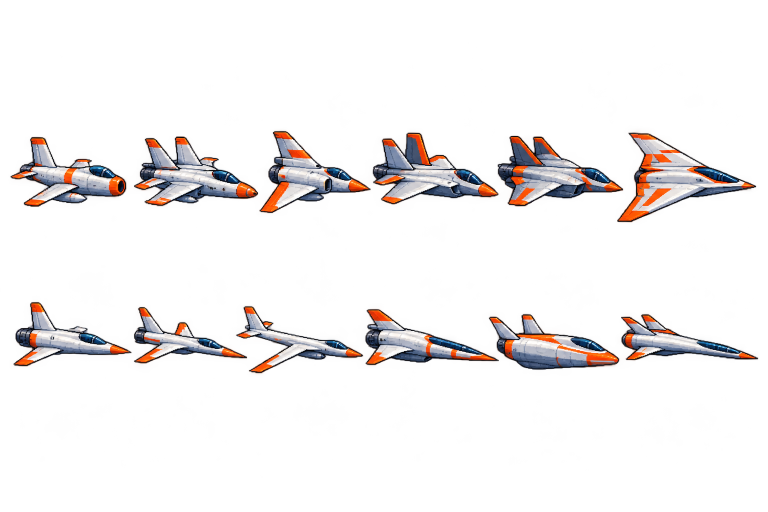
#> input picture art/raw/high_aircraft_sheet.png, 1536 x 1024 px, given as the content of the folder ../../art/raw/high_aircraft_sheet.png, which was not available (shown at 1/2 size)
$ python to_webp.py ../../art/raw/high_aircraft_sheet.png
#> lines starting #> are read from the running program, lines starting #| are printed output that depends on the picture; after the words box and inside, x2 and y2 are one past the last pixel; in counts of white or black regions, pixels touching at a corner belong together
"""PNG -> WebP без потерь (те же пиксели), исходный PNG удаляется. Проверка: декодированный WebP совпадает с PNG.
argv: dir1 [dir2 ...]"""
import io
import sys
from pathlib import Path

import numpy as np
from PIL import Image

total_png = total_webp = 0
for d in sys.argv[1:]:
    for p in sorted(Path(d).glob('*.png')):
        im = Image.open(p).convert('RGBA')
#> im is the input picture: PIL image 1536x1024 RGBA; mean R, G, B, A 54.8, 42.7, 40.3, 28.5
        out = p.with_suffix('.webp')
        im.save(out, 'WEBP', lossless=True, quality=80, method=4, exact=True)
        back = np.asarray(Image.open(out).convert('RGBA'))
        src = np.asarray(im)
        # прозрачные пиксели могут потерять цвет — сравниваем по видимым
        vis = src[..., 3] > 0
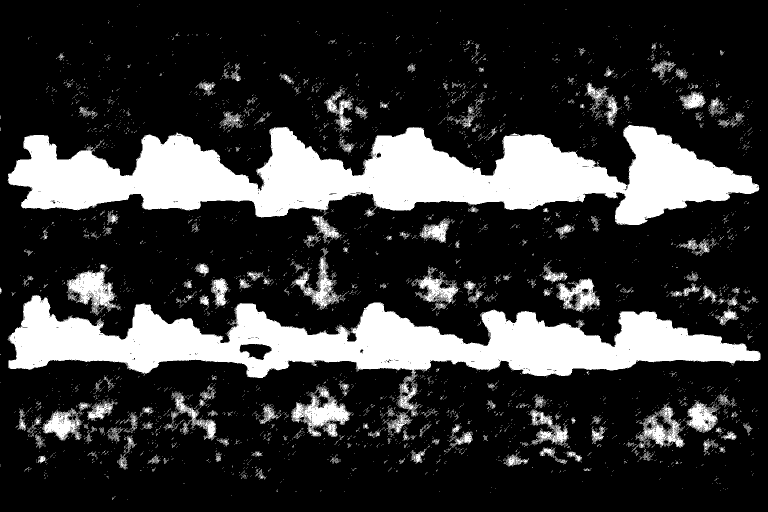
#> vis: shape (1024, 1536) bool (shown at 1/2 size); 21.8% white; 9811 white regions (9610 under 20 px), largest, box (x1, y1, x2, y2) and area: (15, 250, 1519, 450) 154471, (17, 590, 1522, 764) 120868, (583, 773, 700, 874) 4642
        assert back.shape == src.shape and (back[..., 3] == src[..., 3]).all() and (back[vis] == src[vis]).all(), p
        total_png += p.stat().st_size
        total_webp += out.stat().st_size
        p.unlink()
print(f'png {total_png // 1024} KB -> webp {total_webp // 1024} KB')

$ run again, on art/raw/landscape_sheet.png
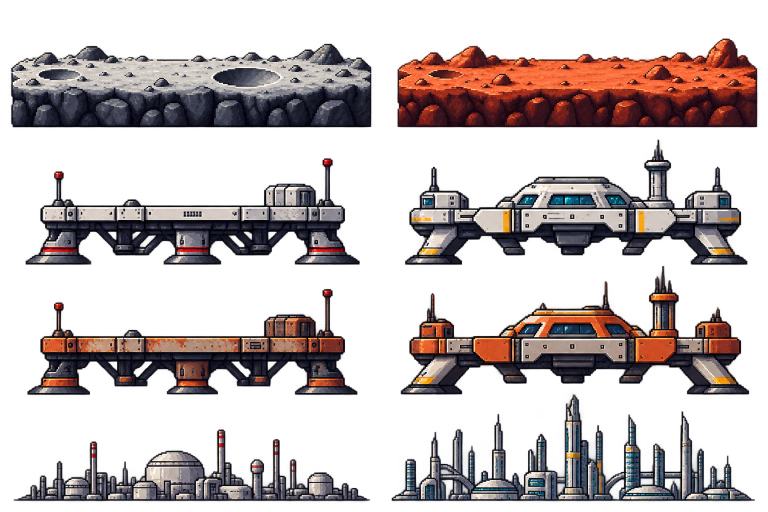
#> input picture art/raw/landscape_sheet.png, 1536 x 1024 px, given as the content of the folder ../../art/raw/landscape_sheet.png, which was not available (shown at 1/2 size)
#> im is the input picture: PIL image 1536x1024 RGBA; mean R, G, B, A 77.3, 60.8, 61.1, 94.2
#> `vis = src[..., 3] > 0`:
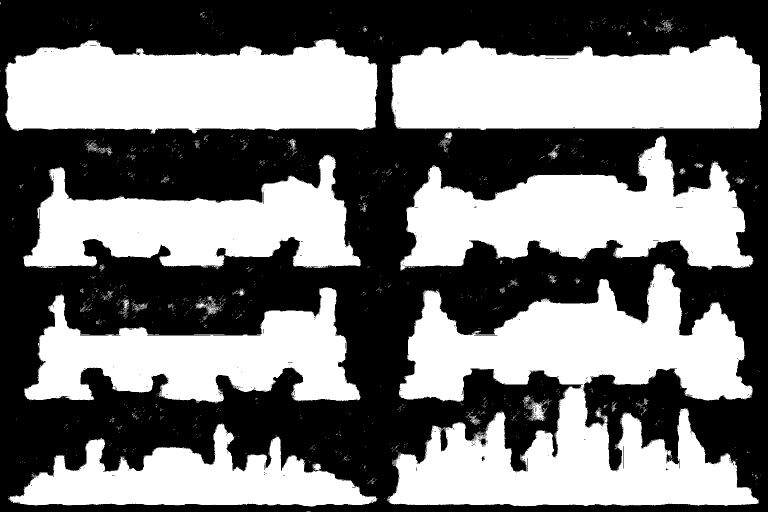
#> vis: shape (1024, 1536) bool (shown at 1/2 size); 47.7% white; 2471 white regions (2434 under 20 px), largest, box (x1, y1, x2, y2) and area: (775, 527, 1518, 1013) 194485, (11, 78, 756, 268) 114246, (783, 71, 1523, 260) 113152

$ run again, on art/raw/low_aircraft_bodies_v2_sheet.png
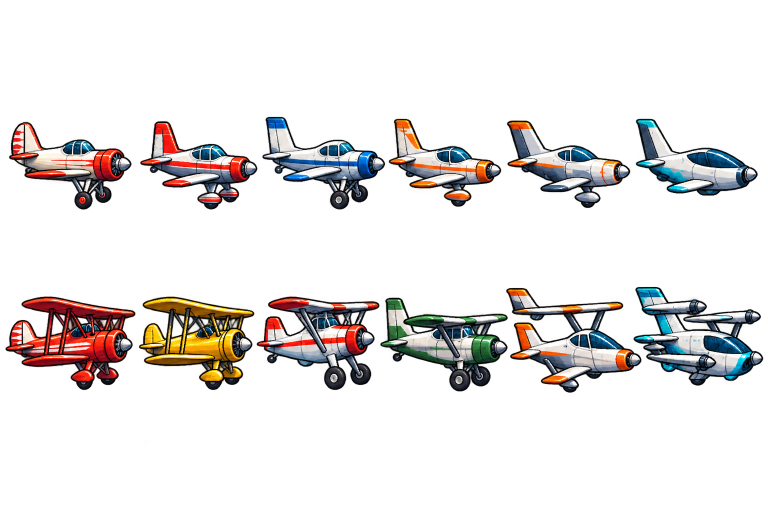
#> input picture art/raw/low_aircraft_bodies_v2_sheet.png, 1536 x 1024 px, given as the content of the folder ../../art/raw/low_aircraft_bodies_v2_sheet.png, which was not available (shown at 1/2 size)
#> im is the input picture: PIL image 1536x1024 RGBA; mean R, G, B, A 51.1, 43.1, 39.9, 43.8
#> `vis = src[..., 3] > 0`:
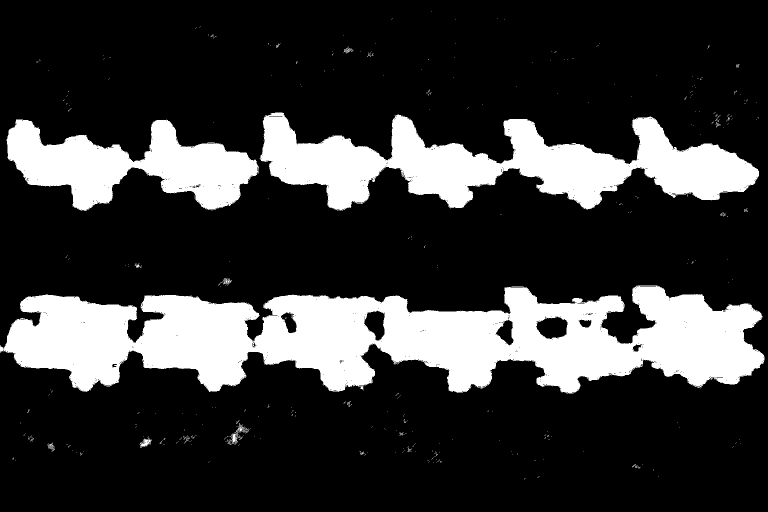
#> vis: shape (1024, 1536) bool (shown at 1/2 size); 21.8% white; 817 white regions (806 under 20 px), largest, box (x1, y1, x2, y2) and area: (0, 571, 1529, 788) 201568, (519, 225, 1518, 421) 92366, (13, 239, 518, 422) 47703
